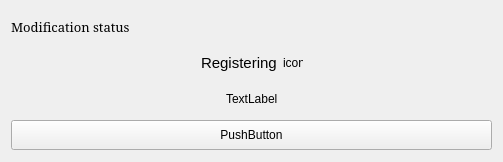
<?xml version="1.0" encoding="UTF-8"?>
<ui version="4.0">
 <class>Frame</class>
 <widget class="QFrame" name="Frame">
  <property name="geometry">
   <rect>
    <x>0</x>
    <y>0</y>
    <width>503</width>
    <height>162</height>
   </rect>
  </property>
  <property name="windowTitle">
   <string>Frame</string>
  </property>
  <layout class="QVBoxLayout" name="verticalLayout_2">
   <item>
    <layout class="QVBoxLayout" name="verticalLayout">
     <item>
      <widget class="QLabel" name="m_title">
       <property name="minimumSize">
        <size>
         <width>0</width>
         <height>30</height>
        </size>
       </property>
       <property name="maximumSize">
        <size>
         <width>16777215</width>
         <height>30</height>
        </size>
       </property>
       <property name="font">
        <font>
         <family>Serif</family>
         <pointsize>10</pointsize>
         <italic>false</italic>
         <bold>false</bold>
        </font>
       </property>
       <property name="text">
        <string>Modification status</string>
       </property>
      </widget>
     </item>
     <item>
      <layout class="QHBoxLayout" name="horizontalLayout">
       <property name="sizeConstraint">
        <enum>QLayout::SetMinimumSize</enum>
       </property>
       <item>
        <spacer name="horizontalSpacer_2">
         <property name="orientation">
          <enum>Qt::Horizontal</enum>
         </property>
         <property name="sizeHint" stdset="0">
          <size>
           <width>40</width>
           <height>20</height>
          </size>
         </property>
        </spacer>
       </item>
       <item>
        <widget class="QLabel" name="m_statusLabel">
         <property name="minimumSize">
          <size>
           <width>0</width>
           <height>30</height>
          </size>
         </property>
         <property name="maximumSize">
          <size>
           <width>16777215</width>
           <height>30</height>
          </size>
         </property>
         <property name="font">
          <font>
           <pointsize>11</pointsize>
          </font>
         </property>
         <property name="text">
          <string>Registering</string>
         </property>
        </widget>
       </item>
       <item>
        <widget class="QLabel" name="m_statusIcon">
         <property name="minimumSize">
          <size>
           <width>20</width>
           <height>20</height>
          </size>
         </property>
         <property name="maximumSize">
          <size>
           <width>20</width>
           <height>20</height>
          </size>
         </property>
         <property name="text">
          <string>icon</string>
         </property>
        </widget>
       </item>
       <item>
        <spacer name="horizontalSpacer">
         <property name="orientation">
          <enum>Qt::Horizontal</enum>
         </property>
         <property name="sizeHint" stdset="0">
          <size>
           <width>40</width>
           <height>20</height>
          </size>
         </property>
        </spacer>
       </item>
      </layout>
     </item>
     <item>
      <layout class="QHBoxLayout" name="horizontalLayout_2">
       <property name="sizeConstraint">
        <enum>QLayout::SetMinimumSize</enum>
       </property>
       <item>
        <spacer name="horizontalSpacer_3">
         <property name="orientation">
          <enum>Qt::Horizontal</enum>
         </property>
         <property name="sizeHint" stdset="0">
          <size>
           <width>40</width>
           <height>20</height>
          </size>
         </property>
        </spacer>
       </item>
       <item>
        <widget class="QLabel" name="m_requestedSize">
         <property name="sizePolicy">
          <sizepolicy hsizetype="Fixed" vsizetype="Preferred">
           <horstretch>0</horstretch>
           <verstretch>0</verstretch>
          </sizepolicy>
         </property>
         <property name="minimumSize">
          <size>
           <width>0</width>
           <height>30</height>
          </size>
         </property>
         <property name="maximumSize">
          <size>
           <width>16777215</width>
           <height>30</height>
          </size>
         </property>
         <property name="text">
          <string>TextLabel</string>
         </property>
        </widget>
       </item>
       <item>
        <spacer name="horizontalSpacer_4">
         <property name="orientation">
          <enum>Qt::Horizontal</enum>
         </property>
         <property name="sizeHint" stdset="0">
          <size>
           <width>40</width>
           <height>20</height>
          </size>
         </property>
        </spacer>
       </item>
      </layout>
     </item>
     <item>
      <widget class="QPushButton" name="m_cancel">
       <property name="minimumSize">
        <size>
         <width>0</width>
         <height>30</height>
        </size>
       </property>
       <property name="maximumSize">
        <size>
         <width>16777215</width>
         <height>30</height>
        </size>
       </property>
       <property name="text">
        <string>PushButton</string>
       </property>
      </widget>
     </item>
    </layout>
   </item>
  </layout>
 </widget>
 <resources/>
 <connections/>
</ui>
